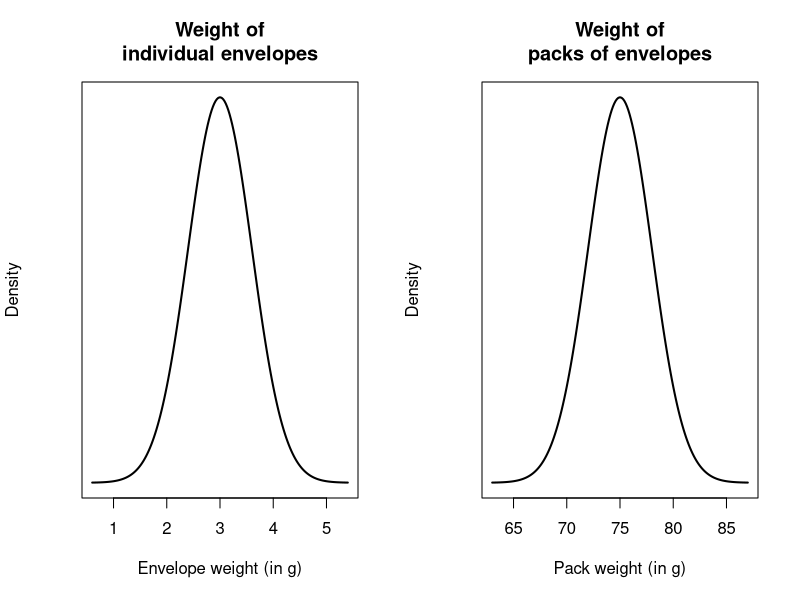

Here is the R script that generated this plot: (Note: this script raises an error after producing the figure.)
## ---- chunk 1
Sample2 <- array( dim = c(10, 3))

colnames(Sample2) <- c("Sample",
                       "Mean",
                       "Probability")

Sample2[ 1, ] <- c("2, 3", "2.5", "1/10")
Sample2[ 2, ] <- c("2, 3", "2.5", "1/10")
Sample2[ 3, ] <- c("2, 6", "4.0", "1/10")
Sample2[ 4, ] <- c("2, 8", "5.0", "1/10")
Sample2[ 5, ] <- c("3, 3", "3.0", "1/10")
Sample2[ 6, ] <- c("3, 6", "4.5", "1/10")
Sample2[ 7, ] <- c("3, 8", "5.5", "1/10")
Sample2[ 8, ] <- c("3, 6", "4.5", "1/10")
Sample2[ 9, ] <- c("3, 8", "5.5", "1/10")
Sample2[10, ] <- c("6, 8", "7.0", "1/10")

Sample2.caption <- "All possible samples of size $n = 2$ from the population"
if( knitr::is_latex_output() ) {
  knitr::kable(Sample2,
               format = "latex",
               booktabs = TRUE,
               align = "r",
               longtable = FALSE,                
               escape = FALSE,
               linesep = c("", "", "", "\\addlinespace"),
               caption = Sample2.caption) %>%
    kable_styling(font_size = 10) %>%
    row_spec(0, bold = TRUE) 
}
if( knitr::is_html_output() ) {
  knitr::kable(Sample2,
               escape = TRUE,
               format = "html",
               booktabs = TRUE,
               align = "r",
               longtable = FALSE,                
               caption = Sample2.caption) %>%
    row_spec(0, bold = TRUE) 
}


## ---- chunk 2

SampDist <- array( dim = c(2, 8))
SampDist[1, ] <- c("Mean", "2.5", "3.0", "4.0", "4.5", "5.0", "5.5", "7.0")
SampDist[2, ] <- c("Probability", "0.2", "0.1", "0.1", "0.2", "0.1", "0.2", "0.1")

if( knitr::is_latex_output() ) {
  knitr::kable(SampDist,
               format = "latex",
               booktabs = TRUE,
               align = "r",
               longtable = FALSE,                
               escape = FALSE,
               caption = "Sampling distribution of the mean") %>%
    kable_styling(font_size = 10) %>%
    row_spec(0, bold = TRUE) 
}
if( knitr::is_html_output() ) {
  knitr::kable(SampDist,
               escape = TRUE,
               format = "html",
               booktabs = TRUE,
               align = "r",
               longtable = FALSE,                
               caption = "Sampling distribution of the mean") %>%
    row_spec(1, bold = TRUE) 
}

## ---- chunk 3
2 * ( pnorm( -1.667 ) )

## ---- chunk 4
par( mfrow = c(1, 2))

x <- seq(3 - 4 * 0.6,
         3 + 4 * 0.6,
         length = 200)
y <- dnorm(x,
           mean = 3,
           sd = 0.6)
plot( y ~ x,
      type = "l",
      lwd = 2,
      las = 1,
      axes = FALSE,
      main = "Weight of\nindividual envelopes",
      xlab = "Envelope weight (in g)",
      ylab = "Density")
axis(side = 1)
box()


x <- seq(75 - 4 * 3,
         75 + 4 * 3,
         length = 200)
y <- dnorm(x,
           mean = 75,
           sd = 3)
plot( y ~ x,
      type = "l",
      lwd = 2,
      las = 1,
      axes = FALSE,
      main = "Weight of\npacks of envelopes",
      xlab = "Pack weight (in g)",
      ylab = "Density")
axis(side = 1)
box()
shadeNormal(x, y,
            lo = 70,
            hi = 80)
## ---- chunk 5
z <- qnorm(0.95)
z

n <- (z * 12 / 5) ^ 2
n
## ---- chunk 6
pnorm( -1.78 )
## ---- chunk 7
1 - pchisq(18, df = 9)
pchisq(18, df = 9, lower.tail = FALSE)   # Alternatively
## ---- chunk 8
par( mfrow = c(1, 3))

xx <- seq(-4, 4,
          length = 100)

plot( x = xx,
      y = dt(xx, df = 2),
      ylim = c(0, 0.4),
      lwd = 2,
      type = "l",
      axes = FALSE,
      xlab = expression(italic(x)),
      ylab = "Density",
      las = 1,
      main = expression( paste("The"~italic(t)*"-distribution: df"==2)))
axis(side = 1)
lines( x = xx,
       y = dnorm(x = xx),
       lwd = 2,
       lty = 2,
       col = plotColour1)

plot( x = xx,
      y = dt(xx, df = 7),
      lwd = 2,
      type = "l",
      axes = FALSE,
      xlab = expression(italic(x)),
      ylab = "Density",
      las = 1,
      main = expression( paste("The"~italic(t)*"-distribution: df"==7)))
axis(side = 1)
lines( x = xx,
       y = dnorm(x = xx),
       lwd = 2,
       lty = 2,
       col = plotColour1)

plot( x = xx,
      y = dt(xx, df = 30),
      lwd = 2,
      type = "l",
      axes = FALSE,
      xlab = expression(italic(x)),
      ylab = "Density",
      las = 1,
      main = expression( paste("The"~italic(t)*"-distribution: df"==30)))
axis(side = 1)
lines( x = xx,
       y = dnorm(x = xx),
       lwd = 2,
       lty = 2,
       col = plotColour1)
## ---- chunk 9
pt(-0.645, df = 4)
## ---- chunk 10
par( mfrow = c(1, 3))

xx <- seq(0.01, 4,
          length = 100)

plot( x = xx,
      y = df(xx, df1 = 1, df = 4),
#      ylim = c(0, 0.4),
      lwd = 2,
      type = "l",
      xlab = expression(italic(x)),
      ylab = "Density",
      las = 1,
      main = expression( paste("The"~italic(F)*"-distribution: df"==1*", "*4)))


plot( x = xx,
      y = df(xx, df1 = 6, df2 = 1),
      lwd = 2,
      type = "l",
      xlab = expression(italic(x)),
      ylab = "Density",
      las = 1,
      main = expression( paste("The"~italic(F)*"-distribution: df"==6*", "*1)))


plot( x = xx,
      y = df(xx, df1 = 30, df2 = 5),
      lwd = 2,
      type = "l",
      xlab = expression(italic(x)),
      ylab = "Density",
      las = 1,
      main = expression( paste("The"~italic(F)*"-distribution: df"==30*", "*5)))
## ---- chunk 11
pf(1, 
   df1 = 2, 
   df2 = 10)
qf(0.99, 
   df1 = 2, 
   df2 = 10)
## ---- chunk 12
1 - pnorm(1.6)
